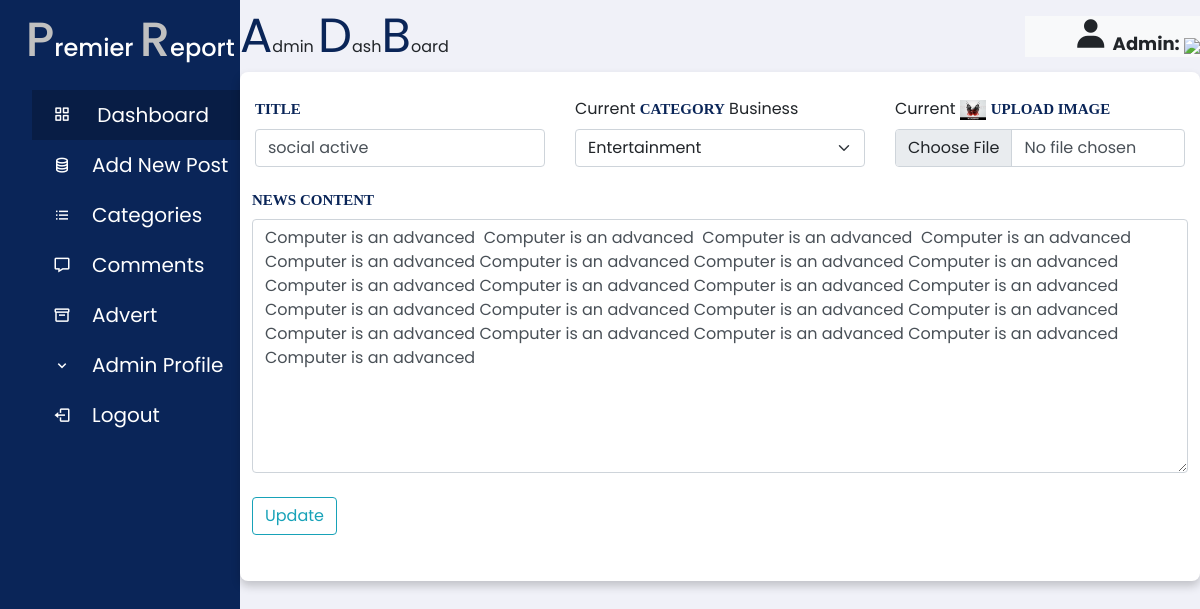
The app's page /Admin/update.php?update=78 with its own data.
### tables this page shows
CREATE TABLE `add_post` (
  `id` int(11) NOT NULL,
  `datetime` varchar(240) NOT NULL,
  `author` varchar(240) NOT NULL,
  `category` varchar(240) NOT NULL,
  `title` varchar(240) NOT NULL,
  `image` varchar(240) NOT NULL,
  `content` varchar(700) NOT NULL
);

### Admin/update.php (the view, shortened to what this page needs)
        <?php
         $title = 'Update';
         include'include/links.php';
         include'include/side_nav.php';
         include'include/db_configure.php';
          if(isset($_GET['update'])){
            $update = $_GET['update'];
           }
         ?>
      <div class="container">
        <div class="right-side">
      <form action="dashboard.php" method="Post" enctype="multipart/form-data">
               <?php
                 $sql = "SELECT * FROM add_post WHERE id = $update";
                 $query = mysqli_query($connect,$sql);
                 while($row=mysqli_fetch_array($query)){
                   $title     = $row['title'];
                   $content   = $row['content'];
                   $category  = $row['category'];
                   $image     = $row['image'];
                 }
                ?>
          <div class="row">
          <div class="col-md-4">
          <div class = "form-group">
            <label>Title</label>
            <input type="text" class = "form-control" name="title" value="<?=$title?>"    placeholder="Enter Title">
         </div>
          </div>
          <div class="col-md-4">
          <div class = "form-group">
            <span>Current</span>
            <label>Category</label>
            <?= $category ?>
             <select class="form-select" name="select">
                     <?php
                     $sql = "SELECT * FROM category_table";
                     $query = mysqli_query($connect, $sql);
                        while($row = mysqli_fetch_array($query)){
                     $category = $row['category'];
                     ?>
                     <option value="<?= $category ?>"><?= $category ?></option>
                 <?php };?>
             </select>
          </div>
         </div>
          <div class="col-md-4">
         <div class = "form-group">
          <span>Current</span>
          <img src="upload/<?= $image ?>" height="20">
            <label >Upload Image</label>
            <input type="file" class = "form-control" name = "image" >
         </div>
         </div>
          <div class = "form-group">
            <label>News Content</label>
            <textarea class = "form-control" rows = "10" name="content" placeholder = "Enter News Content"><?= $content ?>
            </textarea>
          </div>
          <div class="form-group mt-2">
            <input type="submit" value="Update"class="btn btn-outline-info" name="update">
          </div>
    </form>
    </div>
    </div>
</body>
</html>

### Admin/css/style.css (style rules this page uses)
* { margin: 0; padding: 0; box-sizing: border-box; font-family: 'Poppins', sans-serif; }
label { color: #0A2558; font-weight: bold; font-size: 15px; margin-top: 6px; font-family:Felix Titling; text-transform: uppercase; }
.container { width: 100%; background: #fff; border-radius: 8px; padding: 20px 60px 30px 40px; box-shadow: 0 5px 10px rgba(0, 0, 0, 0.2); }

### records on screen
add_post: title "social active", category "Business", image (picture), content "Computer is an advanced Computer is an advanced Computer is an advanced Computer is an advanced Computer is an advanced Computer is an advanced Computer is an advanced Computer is an advanced Computer is an advanced Computer is an advanced Computer is an advanced Computer is an advanced Computer is an advanced Computer is an advanced Computer is an advanced Computer is an advanced Computer is an advanced Computer is an advanced Computer is an advanced Computer is an advanced Computer is an advanced"

### other values on screen
form field select "Entertainment"
